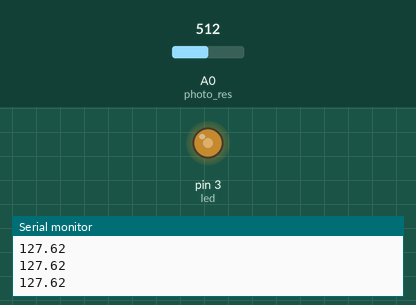
Simulated run of this sketch. Board: Arduino Uno, built with avr-gcc and run on an emulated ATmega328P. On the bench: output pins drawn as LEDs (lit = HIGH), the last lines printed to the serial monitor. The test bench sets the inputs (shaded band); at power-on: A0 (photo_res) = 512.

Above: at 1.2 s.
1.3 s: A0 (photo_res) set to 716
At 1.8 s:
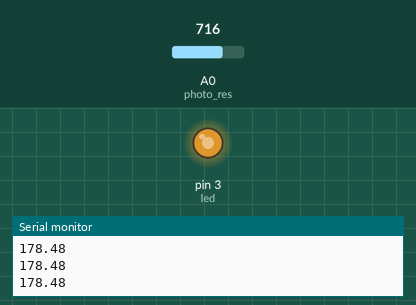
2.8 s: A0 (photo_res) set to 900
At 3.2 s:
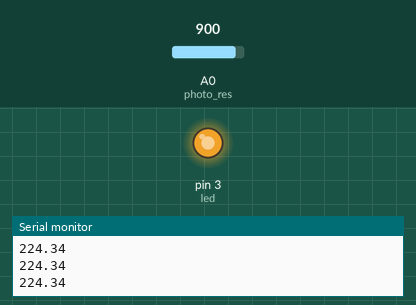
4.3 s: A0 (photo_res) set to 122
At 4.7 s:
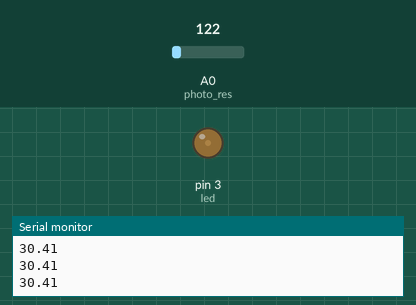
5.8 s: A0 (photo_res) set to 0
At 6.1 s:
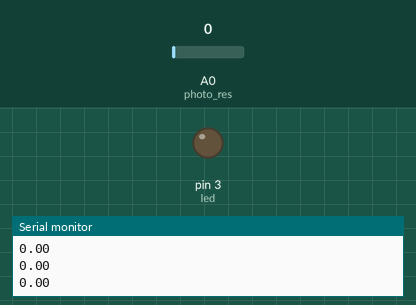
7.3 s: A0 (photo_res) set to 511
At 8.7 s:
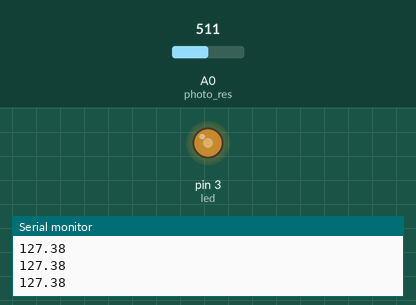
Timing chart, 0 to 9.8 s (numbered marks = the images above; inputs shaded):
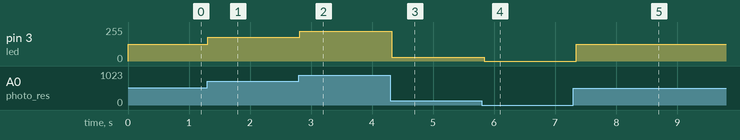

The sketch:

daylight_led_dimmer.ino
```cpp
int led=3, photo_res=A0;
double pt_val, led_val;
void setup() {
  Serial.begin(9600);
  pinMode(led, OUTPUT);
}

void loop() {
  pt_val=analogRead(photo_res);
  led_val=255./1023.*pt_val;
  Serial.println(led_val);
  analogWrite(led, led_val);
  delay(100);
}
```

Measured:
- after the input at 1.3 s, pin 3 (led): 127/255 → 178/255 at once
- after the input at 2.8 s, pin 3 (led): 178/255 → 224/255 at once
- after the input at 4.3 s, pin 3 (led): 224/255 → 30/255 at once
- after the input at 5.8 s, pin 3 (led): 30/255 → 0/255 at once
- after the input at 7.3 s, pin 3 (led): 0/255 → 127/255 at once
